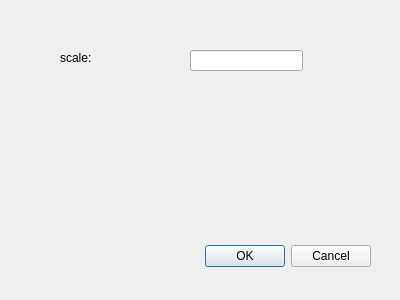
<?xml version="1.0" encoding="UTF-8"?>
<ui version="4.0">
 <class>OpdFanDlg</class>
 <widget class="QDialog" name="OpdFanDlg">
  <property name="geometry">
   <rect>
    <x>0</x>
    <y>0</y>
    <width>400</width>
    <height>300</height>
   </rect>
  </property>
  <property name="windowTitle">
   <string>Dialog</string>
  </property>
  <widget class="QDialogButtonBox" name="buttonBox">
   <property name="geometry">
    <rect>
     <x>30</x>
     <y>240</y>
     <width>341</width>
     <height>32</height>
    </rect>
   </property>
   <property name="orientation">
    <enum>Qt::Horizontal</enum>
   </property>
   <property name="standardButtons">
    <set>QDialogButtonBox::Cancel|QDialogButtonBox::Ok</set>
   </property>
  </widget>
  <widget class="QLineEdit" name="scaleEdit">
   <property name="geometry">
    <rect>
     <x>190</x>
     <y>50</y>
     <width>113</width>
     <height>21</height>
    </rect>
   </property>
  </widget>
  <widget class="QLabel" name="label">
   <property name="geometry">
    <rect>
     <x>60</x>
     <y>50</y>
     <width>60</width>
     <height>16</height>
    </rect>
   </property>
   <property name="text">
    <string>scale:</string>
   </property>
  </widget>
 </widget>
 <resources/>
 <connections>
  <connection>
   <sender>buttonBox</sender>
   <signal>accepted()</signal>
   <receiver>OpdFanDlg</receiver>
   <slot>accept()</slot>
   <hints>
    <hint type="sourcelabel">
     <x>248</x>
     <y>254</y>
    </hint>
    <hint type="destinationlabel">
     <x>157</x>
     <y>274</y>
    </hint>
   </hints>
  </connection>
  <connection>
   <sender>buttonBox</sender>
   <signal>rejected()</signal>
   <receiver>OpdFanDlg</receiver>
   <slot>reject()</slot>
   <hints>
    <hint type="sourcelabel">
     <x>316</x>
     <y>260</y>
    </hint>
    <hint type="destinationlabel">
     <x>286</x>
     <y>274</y>
    </hint>
   </hints>
  </connection>
 </connections>
</ui>
